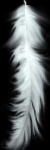
#> input picture Images/feather.jpg, 50 x 150 px
$ python -i HarrisCorner.py   (imports and definitions only)   (older library calls are emulated)
#> lines starting #> are read from the running program, lines starting #| are printed output that depends on the picture
import numpy as np
import cv2


def findCorners(frame, ksize=13, kCorners=200):
#> called with ksize = 13, kCorners = 200
    x, y = frame.shape
#> x = 150; y = 50

    #gx, gy = np.gradient(frame)

    # gx = np.zeros((x, y))
    # gy = np.zeros((x, y))
    # gx[:, 0:y - 1] = frame[:, 1:y] - frame[:, 0:y - 1]
    # gy[0:x - 1, :] = frame[1:x, :] - frame[0:x - 1, :]

    gx = cv2.Sobel(frame, cv2.CV_64F, 1, 0, ksize = ksize)
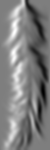
#> gx: shape (150, 50) float64; min -298488368, max 302143932, mean 999387.3; drawn with min black and max white
    gy = cv2.Sobel(frame, cv2.CV_64F, 0, 1, ksize = ksize)
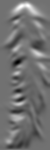
#> gy: shape (150, 50) float64; min -226084135, max 282493403, mean 923090.6; drawn with min black and max white

    Ixx = gx * gx
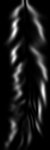
#> Ixx: shape (150, 50) float64; min 0, max 9.13e+16, mean 9.66e+15; drawn with min black and max white
    Ixy = gx * gy
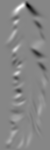
#> Ixy: shape (150, 50) float64; min -6.25e+16, max 5.62e+16, mean 1.75e+14; drawn with min black and max white
    Iyy = gy * gy
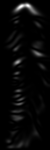
#> Iyy: shape (150, 50) float64; min 0, max 7.98e+16, mean 2.55e+15; drawn with min black and max white

    #kernel = np.ones((ksize,ksize))
    kernel = getGaussKernels(ksize)
    Wxx = cv2.filter2D(Ixx, -1, kernel)
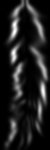
#> Wxx: shape (150, 50) float64; min -0.812, max 7.59e+16, mean 9.67e+15; drawn with min black and max white
    Wxy = cv2.filter2D(Ixy, -1, kernel)
    Wyy = cv2.filter2D(Iyy, -1, kernel)

    response = np.zeros(Wxx.shape)

    for i in range(response.shape[0]):
        for j in range(response.shape[1]):
            Wi = np.array([[Wxx[i][j], Wxy[i][j]], [Wxy[i][j], Wyy[i][j]]])
            # D, V = np.linalg.eig(Wi)
            response[i][j] = np.linalg.det(Wi)-0.04*np.trace(Wi)**2
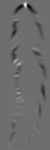
#> response: shape (150, 50) float64; min -3.78e+32, max 4.92e+32, mean -8.66e+30; drawn with min black and max white

    return selectCorners(response, ksize, kCorners)


def selectCorners(response, ksize, kCorners):
#> called with ksize = 13, kCorners = 200
    c = []
    r = []
    rows = []
    cols = []
    for i in range(0, response.shape[0] - ksize, ksize):
        for j in range(0, response.shape[1] - ksize, ksize):
            m = response[i:i + ksize, j:j + ksize]
            index = np.argmax(m)
            row = int(index / ksize) + i
            col = int(index % ksize) + j
            r.append(row)
            c.append(col)
#> after the loop, c = 33 values, max 38 at index 17, min 0 at index 0, mean 20.39; r = 33 values, max 142 at index 30, min 4 at index 1, mean 72.21

    localmax = []
    for i in range(len(r)):
        localmax.append(response[r[i]][c[i]])
#> this loop made 33 passes
#> after the loop, localmax = 33 items, first 6: 5.7e+20, 4.92e+32, 1.88e+32, 1.22e+31, 9.43e+31, 1.65e+31

#> (the run stopped early here; a loop or call above may not have finished)
